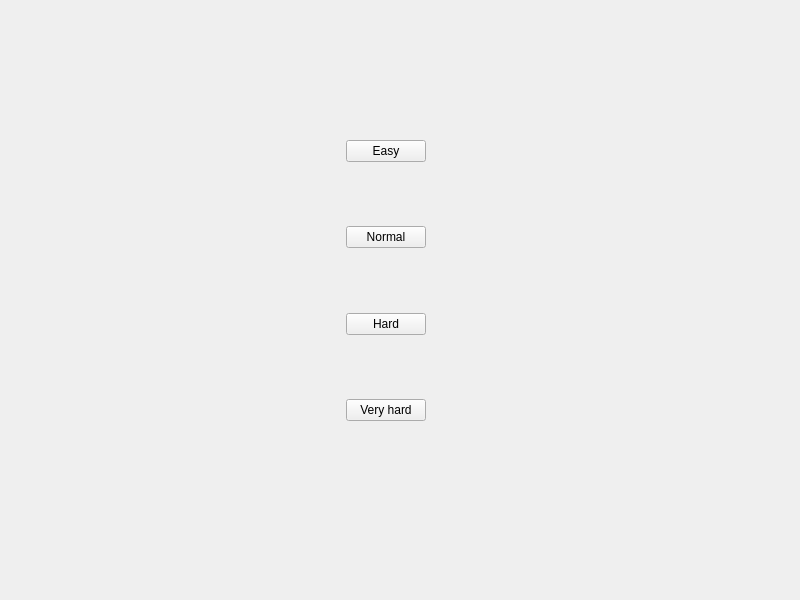
<?xml version="1.0" encoding="UTF-8"?>
<ui version="4.0">
 <class>Difficultty</class>
 <widget class="QMainWindow" name="Difficultty">
  <property name="geometry">
   <rect>
    <x>0</x>
    <y>0</y>
    <width>800</width>
    <height>600</height>
   </rect>
  </property>
  <property name="windowTitle">
   <string>MainWindow</string>
  </property>
  <widget class="QWidget" name="centralwidget">
   <widget class="QWidget" name="widget1" native="true">
    <property name="geometry">
     <rect>
      <x>250</x>
      <y>140</y>
      <width>271</width>
      <height>281</height>
     </rect>
    </property>
    <layout class="QGridLayout" name="gridLayout">
     <item row="0" column="2">
      <spacer name="horizontalSpacer_2">
       <property name="orientation">
        <enum>Qt::Horizontal</enum>
       </property>
       <property name="sizeHint" stdset="0">
        <size>
         <width>40</width>
         <height>20</height>
        </size>
       </property>
      </spacer>
     </item>
     <item row="2" column="1">
      <widget class="mypushbutton1" name="Normal">
       <property name="text">
        <string>Normal</string>
       </property>
      </widget>
     </item>
     <item row="3" column="1">
      <spacer name="verticalSpacer_2">
       <property name="orientation">
        <enum>Qt::Vertical</enum>
       </property>
       <property name="sizeHint" stdset="0">
        <size>
         <width>20</width>
         <height>40</height>
        </size>
       </property>
      </spacer>
     </item>
     <item row="4" column="1">
      <widget class="mypushbutton1" name="Hard">
       <property name="text">
        <string>Hard</string>
       </property>
      </widget>
     </item>
     <item row="6" column="1">
      <widget class="mypushbutton1" name="SoHard">
       <property name="text">
        <string>Very hard</string>
       </property>
      </widget>
     </item>
     <item row="1" column="1">
      <spacer name="verticalSpacer">
       <property name="orientation">
        <enum>Qt::Vertical</enum>
       </property>
       <property name="sizeHint" stdset="0">
        <size>
         <width>20</width>
         <height>40</height>
        </size>
       </property>
      </spacer>
     </item>
     <item row="0" column="0">
      <spacer name="horizontalSpacer">
       <property name="orientation">
        <enum>Qt::Horizontal</enum>
       </property>
       <property name="sizeHint" stdset="0">
        <size>
         <width>40</width>
         <height>20</height>
        </size>
       </property>
      </spacer>
     </item>
     <item row="0" column="1">
      <widget class="mypushbutton1" name="Easy">
       <property name="text">
        <string>Easy</string>
       </property>
      </widget>
     </item>
     <item row="5" column="1">
      <spacer name="verticalSpacer_3">
       <property name="orientation">
        <enum>Qt::Vertical</enum>
       </property>
       <property name="sizeHint" stdset="0">
        <size>
         <width>20</width>
         <height>40</height>
        </size>
       </property>
      </spacer>
     </item>
    </layout>
   </widget>
  </widget>
 </widget>
 <customwidgets>
  <customwidget>
   <class>mypushbutton1</class>
   <extends>QPushButton</extends>
   <header location="global">mypushbutton1.h</header>
  </customwidget>
 </customwidgets>
 <resources/>
 <connections/>
</ui>
